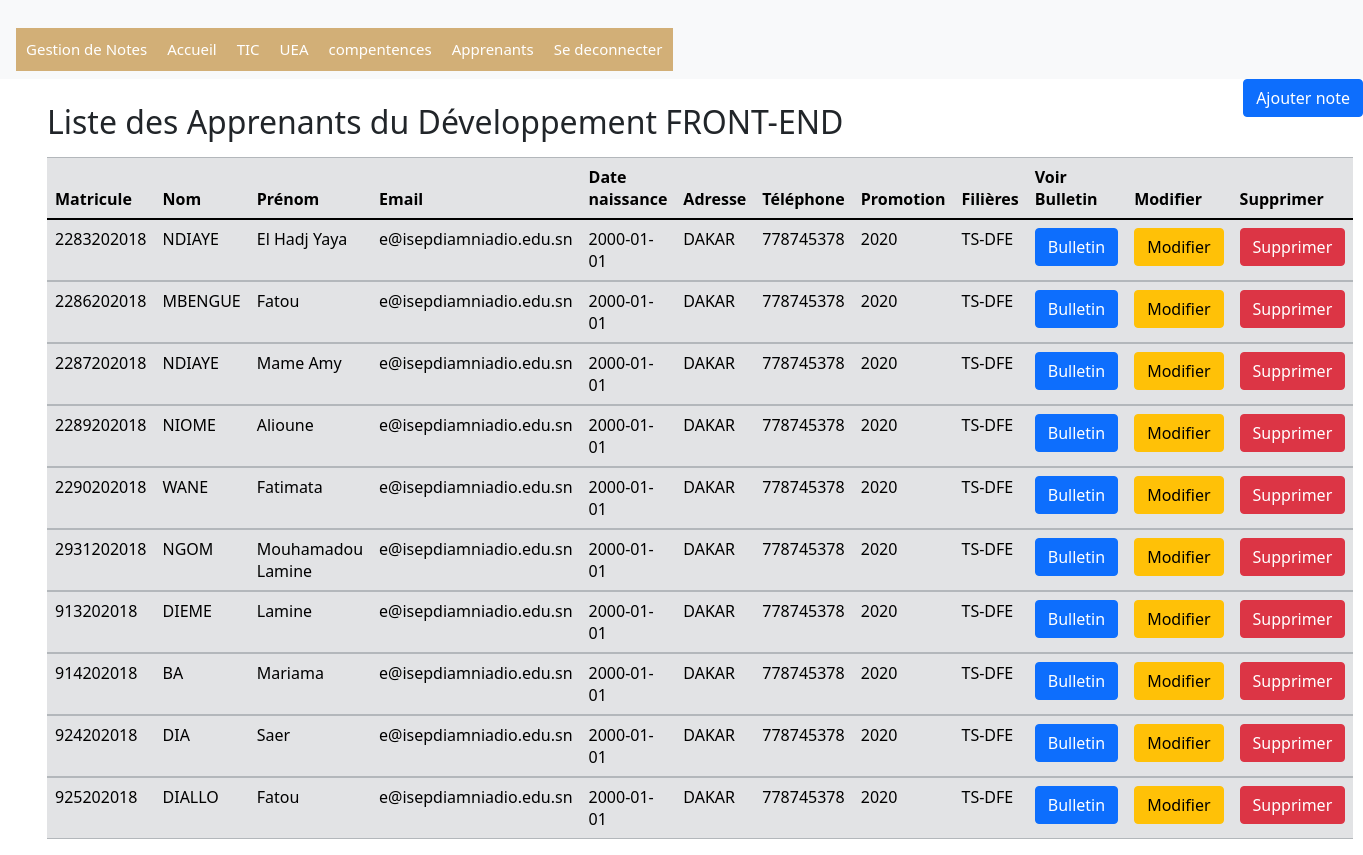
The page /DFE.php on the database its author committed.
### tables this page shows
CREATE TABLE IF NOT EXISTS `apprenants` (
  `matricule_Apprenants` varchar(12) NOT NULL,
  `Nom_Apprenants` varchar(50) DEFAULT NULL,
  `Prenom_Apprenants` varchar(100) DEFAULT NULL,
  `Email_Apprenants` varchar(100) DEFAULT NULL,
  `Date_Naissance_Apprenants` date DEFAULT NULL,
  `Adresse_Apprenants` varchar(100) DEFAULT NULL,
  `Num_tel_Apprenants` varchar(15) DEFAULT NULL,
  `promotion_Apprenants` int(11) DEFAULT NULL,
  `code_Filieres` varchar(12) DEFAULT NULL,
  PRIMARY KEY (`matricule_Apprenants`),
  KEY `FK_Apprenants_code_Filieres` (`code_Filieres`)
);

### DFE.php (the view)
<html>
    <head>
        <link rel="stylesheet" href="https://stackpath.bootstrapcdn.com/bootstrap/4.4.1/css/bootstrap.min.css">
        <link rel="stylesheet" href="https://stackpath.bootstrapcdn.com/bootstrap/4.4.1/js/bootstrap.min.js">
        <link rel="stylesheet" href="https://stackpath.bootstrapcdn.com/bootstrap/4.4.1/js/bootstrap.bundle.min.js">
    </head>
    <body>
    <?php
          include 'nav2.php';
    ?>
        <div class="float-end" class="position-fixed">
		<a href="ajout_note.php" class="btn-primary btn">Ajouter note</a>
        </div><br>
    <div class="container" style="margin-left: 35px;">
    <table class="table table-secondary">
    <h2 class="table table-link">Liste des Apprenants du Développement FRONT-END</h2>
        <thead>
            <tr>
                <th scope="col">Matricule</th>
                <th scope="col">Nom</th>
                <th scope="col">Prénom</th>
                <th scope="col">Email</th>
                <th scope="col">Date naissance</th>
                <th scope="col">Adresse</th>
                <th scope="col">Téléphone</th>
                <th scope="col">Promotion</th>
                <th scope="col">Filières</th>
                <th scope="col">Voir Bulletin</th>
                <th scope="col">Modifier</th>
                <th scope="col">Supprimer</th>
            </tr>
            <?php
                include_once"connexion_db.php";
                $sql=mysqli_query($db,"SELECT * FROM apprenants WHERE code_Filieres = 'TS-DFE'");
                while($row=mysqli_fetch_assoc($sql)){
           ?>
        </thead>
        <tbody>
            <tr>
                <td><?=$row["matricule_Apprenants"] ?></td>
                <td><?=$row["Nom_Apprenants"] ?></td>
                <td><?=$row["Prenom_Apprenants"] ?></td>
                <td><?=$row["Email_Apprenants"] ?></td>
                <td><?=$row["Date_Naissance_Apprenants"] ?></td>
                <td><?=$row["Adresse_Apprenants"] ?></td>
                <td><?=$row["Num_tel_Apprenants"] ?></td>
                <td><?=$row["promotion_Apprenants"] ?></td>
                <td><?=$row["code_Filieres"] ?> </td>
                <td><a class='btn btn-primary float-start' href="bulletin.php?editu=<?= $row['matricule_Apprenants']; ?>">Bulletin</a></td>
                <td><a class='btn btn-warning float-start' href="edit_app.php?edit=<?= $row['matricule_Apprenants']; ?>">Modifier</a></td>
	            <td><a class='btn btn-danger float-end' href="supprimer_app.php?delete=<?= $row['matricule_Apprenants']; ?>">Supprimer</a></td>
            </tr>
            <?php
                }
            ?>
        </tbody>
    </table>
    </div>
    </body>
</html>

### nav2.php (shortened to what this page needs)
<!DOCTYPE html>
<html>
<head>
	<link rel="stylesheet" type="text/css" href="css/stylets.css">
	<link href="https://cdn.jsdelivr.net/npm/bootstrap@5.0.0-beta2/dist/css/bootstrap.min.css" rel="stylesheet">
</head>
<body>
	<nav class="navbar navbar-expand-lg navbar-light bg-light">
    <div class="collapse navbar-collapse" id="navbarNav">
      <ul class="navbar-nav">
      <li><div class="dropdown">
                <button class="boutonmenuprincipal">Gestion de Notes</button>
            </div></li>
      <li><div class="dropdown">
                <button class="boutonmenuprincipal">Accueil</button>
            </div></li>
        <li class="nav-item">
        <li><div class="dropdown">
                <button class="boutonmenuprincipal">TIC</button>
            </div></li>
        </li>
        <li class="nav-item">
        <li><div class="dropdown">
                <button class="boutonmenuprincipal">UEA</button>
            </div></li>
        </li>
        <li class="nav-item">
        <li><div class="dropdown">
                <button class="boutonmenuprincipal">compentences</button>
            </div></li>
        </li>
        <li class="nav-item">
        <li><div class="dropdown">
                <button class="boutonmenuprincipal">Apprenants</button>
            </div></li>
            <li><div class="dropdown">
                <button class="boutonmenuprincipal">Se deconnecter</button>
            </div></li>
        </li>
      </ul>
    </div>
</nav>
</body>
</html>

### css/stylets.css (style rules this page uses)
.boutonmenuprincipal { background-color: rgb(210,175,119) ; color: white; border: none; cursor: pointer; padding:10px; margin-top:20px; font-size: 15px; }
.dropdown { position: relative; display: inline-block; }
* { margin: 0; padding: 0; }

### rows shown on the page
apprenants: matricule_Apprenants "2283202018", Nom_Apprenants "NDIAYE", Prenom_Apprenants "El Hadj Yaya", Email_Apprenants "e@isepdiamniadio.edu.sn", Date_Naissance_Apprenants "2000-01-01", Adresse_Apprenants "DAKAR", Num_tel_Apprenants "778745378", promotion_Apprenants "2020", code_Filieres "TS-DFE"
apprenants: matricule_Apprenants "2286202018", Nom_Apprenants "MBENGUE", Prenom_Apprenants "Fatou", Email_Apprenants "e@isepdiamniadio.edu.sn", Date_Naissance_Apprenants "2000-01-01", Adresse_Apprenants "DAKAR", Num_tel_Apprenants "778745378", promotion_Apprenants "2020", code_Filieres "TS-DFE"
apprenants: matricule_Apprenants "2287202018", Nom_Apprenants "NDIAYE", Prenom_Apprenants "Mame Amy", Email_Apprenants "e@isepdiamniadio.edu.sn", Date_Naissance_Apprenants "2000-01-01", Adresse_Apprenants "DAKAR", Num_tel_Apprenants "778745378", promotion_Apprenants "2020", code_Filieres "TS-DFE"
apprenants: matricule_Apprenants "2289202018", Nom_Apprenants "NIOME", Prenom_Apprenants "Alioune", Email_Apprenants "e@isepdiamniadio.edu.sn", Date_Naissance_Apprenants "2000-01-01", Adresse_Apprenants "DAKAR", Num_tel_Apprenants "778745378", promotion_Apprenants "2020", code_Filieres "TS-DFE"
apprenants: matricule_Apprenants "2290202018", Nom_Apprenants "WANE", Prenom_Apprenants "Fatimata", Email_Apprenants "e@isepdiamniadio.edu.sn", Date_Naissance_Apprenants "2000-01-01", Adresse_Apprenants "DAKAR", Num_tel_Apprenants "778745378", promotion_Apprenants "2020", code_Filieres "TS-DFE"
apprenants: matricule_Apprenants "2931202018", Nom_Apprenants "NGOM", Prenom_Apprenants "Mouhamadou Lamine", Email_Apprenants "e@isepdiamniadio.edu.sn", Date_Naissance_Apprenants "2000-01-01", Adresse_Apprenants "DAKAR", Num_tel_Apprenants "778745378", promotion_Apprenants "2020", code_Filieres "TS-DFE"
apprenants: matricule_Apprenants "913202018", Nom_Apprenants "DIEME", Prenom_Apprenants "Lamine", Email_Apprenants "e@isepdiamniadio.edu.sn", Date_Naissance_Apprenants "2000-01-01", Adresse_Apprenants "DAKAR", Num_tel_Apprenants "778745378", promotion_Apprenants "2020", code_Filieres "TS-DFE"
apprenants: matricule_Apprenants "914202018", Nom_Apprenants "BA", Prenom_Apprenants "Mariama", Email_Apprenants "e@isepdiamniadio.edu.sn", Date_Naissance_Apprenants "2000-01-01", Adresse_Apprenants "DAKAR", Num_tel_Apprenants "778745378", promotion_Apprenants "2020", code_Filieres "TS-DFE"
apprenants: matricule_Apprenants "924202018", Nom_Apprenants "DIA", Prenom_Apprenants "Saer", Email_Apprenants "e@isepdiamniadio.edu.sn", Date_Naissance_Apprenants "2000-01-01", Adresse_Apprenants "DAKAR", Num_tel_Apprenants "778745378", promotion_Apprenants "2020", code_Filieres "TS-DFE"
apprenants: matricule_Apprenants "925202018", Nom_Apprenants "DIALLO", Prenom_Apprenants "Fatou", Email_Apprenants "e@isepdiamniadio.edu.sn", Date_Naissance_Apprenants "2000-01-01", Adresse_Apprenants "DAKAR", Num_tel_Apprenants "778745378", promotion_Apprenants "2020", code_Filieres "TS-DFE"
